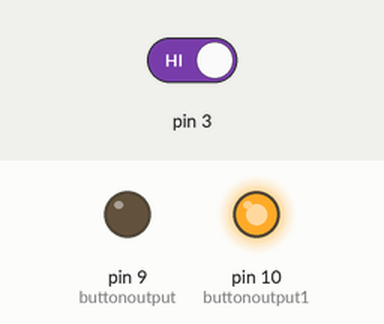
Simulated run of this sketch. Board: Arduino Uno, built with avr-gcc and run on an emulated ATmega328P. On the bench: output pins drawn as LEDs (lit = HIGH). Inputs (shaded band) come from the test bench; at power-on: pin 3 HIGH. What the sketch prints to the serial monitor is not drawn.

Above: at 1.2 s.
1.3 s: pin 3 driven LOW
At 2.4 s:
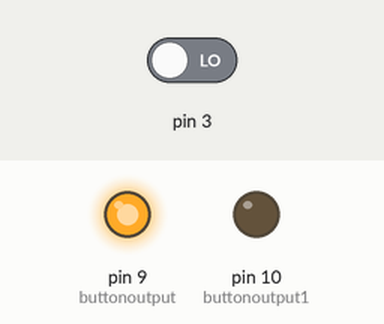
2.8 s: pin 3 driven HIGH
At 3.6 s:
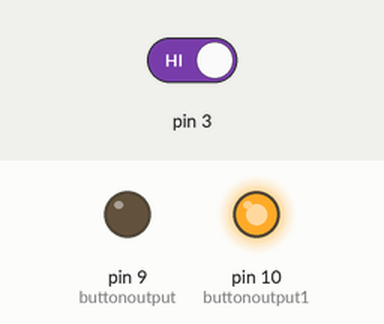
Timing chart, 0 to 5.8 s (numbered marks = the images above; inputs shaded):
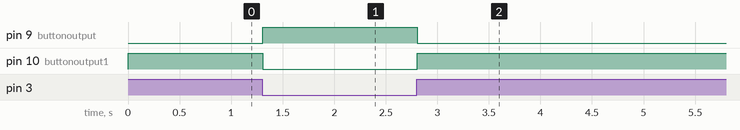

The sketch:

sketch_sep28e.ino
```cpp
int buttonstate, buttonoutput, buttonoutput1;


void setup() {
  Serial.begin(9600);
  // put your setup code here, to run once:
  pinMode(3, INPUT);
  pinMode(9, OUTPUT);
  pinMode(10,OUTPUT);


}

void loop() {

  buttonstate = digitalRead(3);
  Serial.println(buttonstate);

  buttonoutput = 9;
  buttonoutput1=10;

  if (buttonstate == 0)
{
    digitalWrite(buttonoutput, HIGH);
    digitalWrite(buttonoutput1,LOW);
}
  if (buttonstate == 1)
   { digitalWrite(buttonoutput, LOW);
   digitalWrite(buttonoutput1,HIGH);
   }
}
```

Measured:
- after the input at 1.3 s, pin 9 (buttonoutput): LOW → HIGH at once; pin 10 (buttonoutput1): HIGH → LOW at once
- after the input at 2.8 s, pin 9 (buttonoutput): HIGH → LOW at once; pin 10 (buttonoutput1): LOW → HIGH at once
